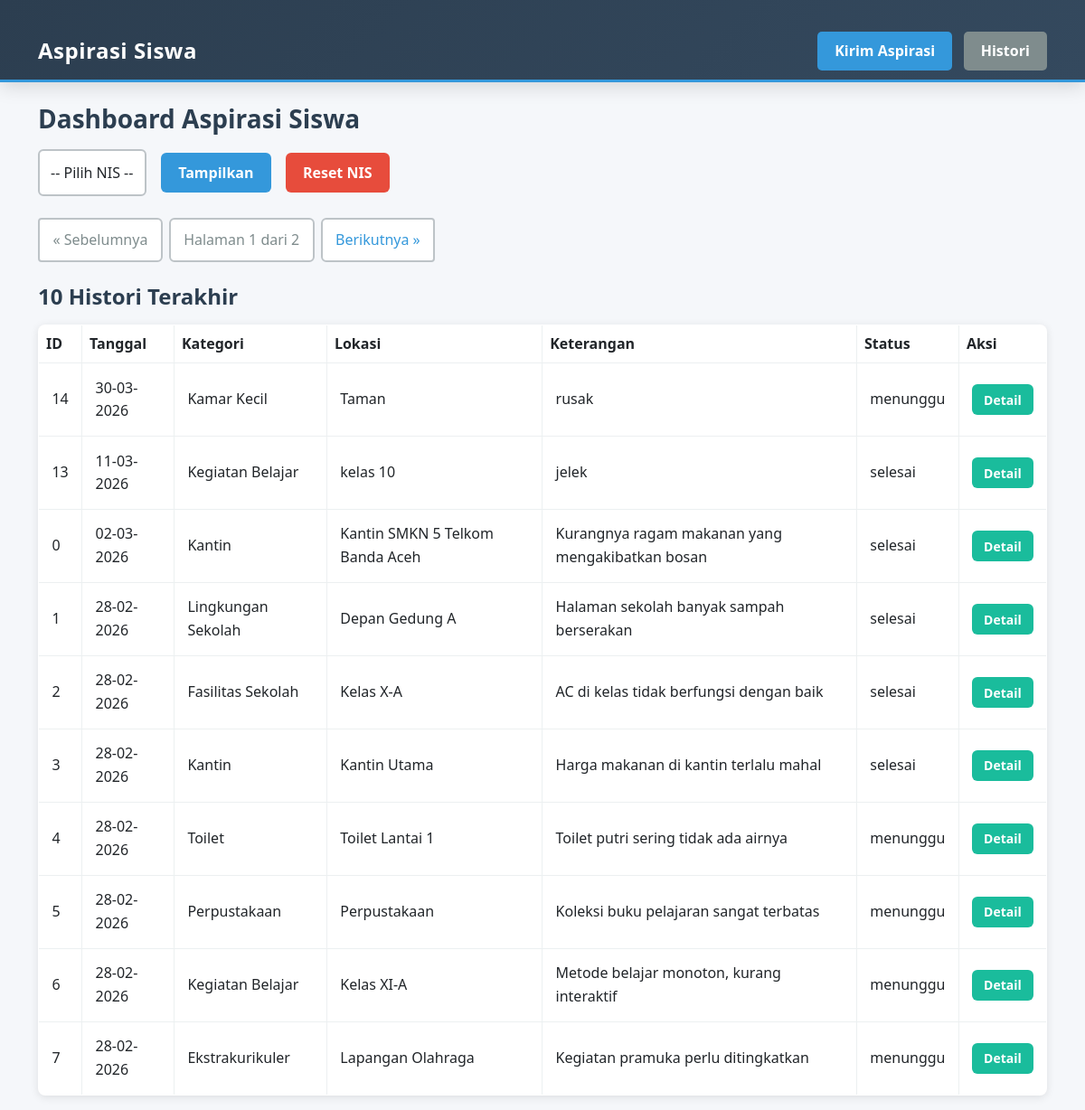
/siswa_dashboard.php, run on the app's committed database.
### tables this page shows
CREATE TABLE `input_aspirasi` (
  `id_pelaporan` int(5) NOT NULL,
  `nis` int(10) NOT NULL,
  `id_kategori` int(5) NOT NULL,
  `lokasi` varchar(50) NOT NULL,
  `ket` varchar(50) NOT NULL,
  `penyelesaian` varchar(255) DEFAULT NULL,
  `status` varchar(50) DEFAULT 'menunggu',
  `tanggal_input` datetime DEFAULT current_timestamp()
);

CREATE TABLE `tb_kategori` (
  `id_kategori` int(5) NOT NULL,
  `ket_kategori` varchar(30) NOT NULL
);

### siswa_dashboard.php (the view, shortened to what this page needs)
<?php
include "koneksi.php";
$nisPage = isset($_GET['nis_page']) ? max(1, intval($_GET['nis_page'])) : 1;
$nisPerPage = 10;
$nisTotalRow = mysqli_fetch_assoc(mysqli_query($conn, "SELECT COUNT(*) AS total FROM tb_siswa"))['total'];
$nisPages = max(1, ceil($nisTotalRow / $nisPerPage));
$nisPage = min($nisPage, $nisPages);
$history = mysqli_query($conn, "
    SELECT a.*, k.ket_kategori
    FROM input_aspirasi a
    JOIN tb_kategori k ON a.id_kategori = k.id_kategori
    ORDER BY tanggal_input DESC
    LIMIT 10
");
?>
<!DOCTYPE html>
<html>
<head>
    <link rel="stylesheet" href="bootstrap.min.css">
    <link rel="stylesheet" href="style.css">
</head>
<body>
<nav class="navbar navbar-dark bg-dark">
    <div class="container">
        <span class="navbar-brand">Aspirasi Siswa</span>
        <div>
            <a href="siswa_form.php" class="btn btn-primary">Kirim Aspirasi</a>
            <a href="siswa_histori.php" class="btn btn-secondary ms-2">Histori</a>
        </div>
    </div>
</nav>
<div class="container mt-4">
    <h3>Dashboard Aspirasi Siswa</h3>
    <form method="POST" class="row gy-2 gx-3 align-items-center mb-4">
        <div class="col-auto">
            <select class="form-control" id="nisInput" name="nis" required>
                <option value="">-- Pilih NIS --</option>
            </select>
        </div>
        <div class="col-auto">
            <button type="submit" name="cek" class="btn btn-primary">Tampilkan</button>
        </div>
        <div class="col-auto">
            <a href="siswa_dashboard.php?reset=1" class="btn btn-danger">Reset NIS</a>
        </div>
    </form>
    <?php if ($nisPages > 1) { ?>
        <nav aria-label="Pagination NIS">
            <ul class="pagination">
                <li class="page-item <?= ($nisPage <= 1 ? 'disabled' : '') ?>">
                    <a class="page-link" href="siswa_dashboard.php?nis_page=<?= max(1, $nisPage - 1) ?>">« Sebelumnya</a>
                </li>
                <li class="page-item disabled"><span class="page-link">Halaman <?= $nisPage ?> dari <?= $nisPages ?></span></li>
                <li class="page-item <?= ($nisPage >= $nisPages ? 'disabled' : '') ?>">
                    <a class="page-link" href="siswa_dashboard.php?nis_page=<?= min($nisPages, $nisPage + 1) ?>">Berikutnya »</a>
                </li>
            </ul>
        </nav>
    <?php } ?>
    <?php if (isset($history) && mysqli_num_rows($history) > 0) { ?>
        <h4 class="mt-4">10 Histori Terakhir</h4>
        <table class="table table-bordered">
            <tr>
                <th>ID</th>
                <th>Tanggal</th>
                <th>Kategori</th>
                <th>Lokasi</th>
                <th>Keterangan</th>
                <th>Status</th>
                <th>Aksi</th>
            </tr>
            <?php while ($h = mysqli_fetch_assoc($history)) { ?>
                <tr>
                    <td><?= $h['id_pelaporan'] ?></td>
                    <td><?= date('d-m-Y', strtotime($h['tanggal_input'])) ?></td>
                    <td><?= $h['ket_kategori'] ?></td>
                    <td><?= $h['lokasi'] ?></td>
                    <td><?= $h['ket'] ?></td>
                    <td><?= $h['status'] ?></td>
                    <td><a href="siswa_status.php?id=<?= $h['id_pelaporan'] ?>" class="btn btn-info btn-sm">Detail</a></td>
                </tr>
            <?php } ?>
        </table>
    <?php } ?>
</div>
</body>
</html>

### style.css (style rules this page uses)
:root { --primary-color: #2c3e50; --primary-light: #34495e; --accent-color: #3498db; --accent-light: #5dade2; --success-color: #27ae60; --warning-color: #f39c12; --danger-color: #e74c3c; --info-color: #1abc9c; --light-bg: #ecf0f1; --border-color: #bdc3c7; --text-dark: #2c3e50; --text-light: #7f8c8d; --shadow: 0 2px 10px rgba(0, 0, 0, 0.1); --shadow-lg: 0 4px 20px rgba(0, 0, 0, 0.15); }
* { margin: 0; padding: 0; box-sizing: border-box; }
body { font-family: 'Segoe UI', Tahoma, Geneva, Verdana, sans-serif; background-color: #f5f7fa; color: var(--text-dark); line-height: 1.6; }
.navbar { background: linear-gradient(135deg, var(--primary-color) 0%, var(--primary-light) 100%) !important; box-shadow: var(--shadow-lg); border-bottom: 3px solid var(--accent-color); }
.navbar-brand { font-size: 1.5rem; font-weight: 700; letter-spacing: 0.5px; }
.navbar .btn { border-radius: 5px; font-weight: 600; transition: all 0.3s ease; }
.container { margin-top: 1.5rem; }
h1, h2, h3, h4, h5, h6 { color: var(--primary-color); font-weight: 700; margin-bottom: 1rem; }
.btn { border: none; border-radius: 6px; font-weight: 600; transition: all 0.3s ease; padding: 0.6rem 1.2rem; cursor: pointer; }
.btn-primary { background-color: var(--accent-color); color: white; }
.btn-danger { background-color: var(--danger-color); color: white; }
.btn-info { background-color: var(--info-color); color: white; }
.btn-secondary { background-color: var(--text-light); color: white; }
.btn-sm { padding: 0.4rem 0.8rem; font-size: 0.875rem; }
.form-control, .form-select { border: 2px solid var(--border-color); border-radius: 6px; padding: 0.75rem; font-size: 1rem; transition: all 0.3s ease; }
.table { border-collapse: collapse; background-color: white; border-radius: 8px; overflow: hidden; box-shadow: var(--shadow); }
.table tbody td { padding: 0.9rem; border-color: var(--light-bg); vertical-align: middle; }
.table tbody tr { border-bottom: 1px solid var(--light-bg); transition: all 0.3s ease; }
.table-bordered { border: 1px solid var(--light-bg); }
.pagination { gap: 0.5rem; }
.page-link { border: 2px solid var(--border-color); color: var(--accent-color); border-radius: 6px; transition: all 0.3s ease; padding: 0.6rem 0.9rem; }
.page-item.disabled .page-link { color: var(--text-light); border-color: var(--border-color); cursor: not-allowed; }
select option { background-color: white; color: var(--text-dark); padding: 0.5rem; }
.ms-2 { margin-left: 0.5rem; }
.mt-4 { margin-top: 1.5rem; }
.mb-4 { margin-bottom: 1.5rem; }

### data on the page
input_aspirasi: id_pelaporan "14", tanggal_input "30-03-2026", id_kategori.ket_kategori "Kamar Kecil", lokasi "Taman", ket "rusak", status "menunggu"
input_aspirasi: id_pelaporan "13", tanggal_input "11-03-2026", id_kategori.ket_kategori "Kegiatan Belajar", lokasi "kelas 10", ket "jelek", status "selesai"
input_aspirasi: id_pelaporan "0", tanggal_input "02-03-2026", id_kategori.ket_kategori "Kantin", lokasi "Kantin SMKN 5 Telkom Banda Aceh", ket "Kurangnya ragam makanan yang mengakibatkan bosan", status "selesai"
input_aspirasi: id_pelaporan "1", tanggal_input "28-02-2026", id_kategori.ket_kategori "Lingkungan Sekolah", lokasi "Depan Gedung A", ket "Halaman sekolah banyak sampah berserakan", status "selesai"
input_aspirasi: id_pelaporan "2", tanggal_input "28-02-2026", id_kategori.ket_kategori "Fasilitas Sekolah", lokasi "Kelas X-A", ket "AC di kelas tidak berfungsi dengan baik", status "selesai"
input_aspirasi: id_pelaporan "3", tanggal_input "28-02-2026", id_kategori.ket_kategori "Kantin", lokasi "Kantin Utama", ket "Harga makanan di kantin terlalu mahal", status "selesai"
input_aspirasi: id_pelaporan "4", tanggal_input "28-02-2026", id_kategori.ket_kategori "Toilet", lokasi "Toilet Lantai 1", ket "Toilet putri sering tidak ada airnya", status "menunggu"
input_aspirasi: id_pelaporan "5", tanggal_input "28-02-2026", id_kategori.ket_kategori "Perpustakaan", lokasi "Perpustakaan", ket "Koleksi buku pelajaran sangat terbatas", status "menunggu"
input_aspirasi: id_pelaporan "6", tanggal_input "28-02-2026", id_kategori.ket_kategori "Kegiatan Belajar", lokasi "Kelas XI-A", ket "Metode belajar monoton, kurang interaktif", status "menunggu"
input_aspirasi: id_pelaporan "7", tanggal_input "28-02-2026", id_kategori.ket_kategori "Ekstrakurikuler", lokasi "Lapangan Olahraga", ket "Kegiatan pramuka perlu ditingkatkan", status "menunggu"

### other printed values
$nisPage "1"
$nisPages "2"
